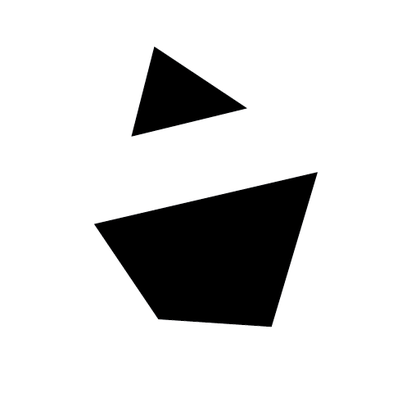
%> input picture Lab 3/matlab/shapes.png, 420 x 420 px, shrunk from 513 x 513 before the run
$ octave --eval "main;"   (GNU Octave 9; MATLAB toolbox functions it lacks are replaced by stand-ins)
%> lines starting %> are read from the running program, lines starting %| are printed output that depends on the picture; in (x1, y1, x2, y2) boxes, pixels count from 0 and x2, y2 are one past the last pixel; in counts of white or black regions, pixels touching at a corner belong together; the program's own positions count from 1
### Lab 3/matlab/gD.m
%% Gaussian Derivatives
function result = gD(image, sigma, xorder, yorder)
    % An appropriate grid size would be 3 times sigma.
    radius = round(3*sigma);
    x = -radius:radius;
    g = Gauss1(sigma);
    dx = -x .* g ./ sigma^2;
    dxx = ((x .^2 ./ sigma^4) - (1/sigma^2)) .* g;
    if xorder == 0
        image = imfilter(image, g, 'conv', 'replicate');
    end
    if xorder == 1
        image = imfilter(image, dx, 'conv', 'replicate');
    end
    if xorder == 2
        image = imfilter(image, dxx, 'conv', 'replicate');
    end
    if yorder == 0
        image = imfilter(image, g', 'conv', 'replicate');
    end
    if yorder == 1
        image = imfilter(image, dx', 'conv', 'replicate');
    end
    if yorder == 2
        image = imfilter(image, dxx', 'conv', 'replicate');
    end
    result = image;
end

### Lab 3/matlab/canny.m
%% Canny Edge Detector
function e = canny(image, sigma)
    Fx = gD(image, sigma, 1, 0);
    Fy = gD(image, sigma, 0, 1);
    Fxx = gD(image, sigma, 2, 0);
    Fxy = gD(image, sigma, 1, 1);
    Fyy = gD(image, sigma, 0, 2);
    Fw = sqrt(Fx .^2 + Fy .^2);
    cannys = zeros(size(image));
    Fww = ((Fx.^2 .* Fxx + Fy.^2 .* Fyy + 2 .* Fxy .* Fx .* Fy) ./ (Fx .^2 + Fy.^2));
    Fw2Fww = Fw .^2 .* Fww;
    Fww = Fw2Fww;
    for i = 2:length(image(:,1))-1
        for j = 2:length(image(1,:))-1
            % check if there is a sign change in Fww and  Fw is
            % signifanctly larger then 0
            if ((Fww(i-1,j) < 0) && (Fww(i+1,j) > 0) && Fw(i,j) > 0.08) ||...
               ((Fww(i-1,j) > 0 && Fww(i+1,j) < 0)&& Fw(i,j) > 0.08) || ...
               ((Fww(i,j-1) > 0 && Fww(i,j+1) < 0)&& Fw(i,j) > 0.08) || ...
               ((Fww(i,j-1) < 0 && Fww(i,j+1) > 0)&& Fw(i,j) > 0.08) || ...
               ((Fww(i-1,j-1) < 0 && Fww(i+1,j+1) > 0)&& Fw(i,j) > 0.08) || ...
               ((Fww(i-1,j-1) > 0 && Fww(i+1,j+1) < 0)&& Fw(i,j) > 0.08) || ...
               ((Fww(i+1,j-1) > 0 && Fww(i-1,j+1) < 0)&& Fw(i,j) > 0.08) || ...
               ((Fww(i+1,j-1) < 0 && Fww(i-1,j+1) > 0)&& Fw(i,j) > 0.08)
                   cannys(i,j) = Fw(i, j);
            end
        end
    end
    e = cannys;
end

### Lab 3/matlab/hough.m
% Calculate Hough transform
function accumulator = hough(im, Thresh, nrho, ntheta, method)

    if method == 0 % own implementation
        points = canny(im, 0.7);
    end
    if method == 1 % built-in implementation
        points = edge(im, 'Canny', Thresh);
    end

    accumulator = zeros(nrho, ntheta);
    [y, x] = find(points);
    rows = size(im, 1);
    cols = size(im, 2);

    rhomax = sqrt(rows^2 + cols^2);
    drho = 2 * rhomax / (nrho-1);
    dtheta = pi / ntheta;
    thetas = [0:dtheta:(pi-dtheta)];

    for i = [x';y']
        for theta = thetas
            rho = i(1) * sin(theta) - i(2) * cos(theta);
            rhoindex = round(rho/drho + nrho/2);
            thetaindex = round(theta/dtheta +1);
            accumulator(rhoindex, thetaindex) =...
                accumulator(rhoindex, thetaindex) + 1;
        end
    end

end

### Lab 3/matlab/houghlines.m
function [points] = houghlines(im, h, thresh)

    rows = size(im, 1);
    cols = size(im, 2);
    nrho = size(h, 1);
    ntheta = size(h, 2);
    rhomax = sqrt(rows^2 + cols^2);
    % Old peak finding method using bwlabel
    %peaks = ((h / max(max(h))) > thresh) .* h;
    %[bwl, nregions] = bwlabel(peaks);

    % Dilated image peak finding
    local_max = (h/max(max(h)) > thresh) & (imdilate(h, strel('disk',8)) == h);
    [max_row, max_col] = find(local_max);

    points = zeros(length(max_row), 2);
    % For every peak find the corresponding rho and theta
    for n = 1:length(max_row)
        % Old peak finding using bwlabel
        %mask = bwl == n;
        %region = mask .* h;
        %[rho, theta] = max(max(region));
        points(n, 1) = (max_col(n)*pi)/ntheta;
        points(n, 2) = (max_row(n)*2*rhomax)/nrho - rhomax;
    end

    % Plot lines loop
    for i = 1:length(points)
        [x1, y1, x2, y2] = thetarho2endpoints(points(i,1), points(i,2), 500, 500);
        plot([x1, x2], [y1, y2]);
    end

    for i= 1:size(rho,2)
    [x1,y1,x2,y2] = thetarho2endpoints(theta(i),rho(i),rows,cols);
    XX(1:2,i) = [x1;x2];
    YY(1:2,i) = [y1;y2];
end
% Combine the endpoints in XXYY
XXYY = [XX;YY];
imshow(im,[]);
Lines = [];

% Get the edge points again
[y,x] = find(EdgeIm);
points = [x,y];

lines=[];
for i = 1:size(XXYY,2)
%  Used to plot all the lines
   line(XXYY(1:2,i),XXYY(3:4,i));
   % The homogeneous coordinates of both points
   XYline1(1:3,i) = [XXYY(1,i);XXYY(3,i);1];
   XYline2(1:3,i) = [XXYY(2,i);XXYY(4,i);1];
   % Cross product to find the corresponding line
   c = cross(XYline1(1:3,i),XYline2(1:3,i));
   % Normalize the line
   c = c/sqrt(c(1)^2 + c(2)^2);
   % Add found line to existing Lines
   Lines = [Lines, c];
   % Get the Points of Line per line
   PoL = points_of_line(points, c,1);
   % And try to fit a line through these points
   LTP = line_through_points(PoL);
   % Add those lines to lines
   lines = [lines,LTP];

   % Used to plot all found points by points_of_line
   for j = 1:size(PoL)
        im(magic(5));
        hold on;
        plot(PoL(j,1), PoL(j, 2),'r.','MarkerSize',10);
        hold off;
   end

end
end

### Lab 3/matlab/thetarho2endpoints.m
% Draw the lines
function [x1, y1, x2, y2] = thetarho2endpoints(theta, rho, rows, cols)

    % If line is close to horizontal
    x1 = 0;
    y1 = -rho / cos(theta);
    x2 = cols;
    y2 = (x2 * sin(theta)-rho) / cos(theta);

    % If line is close to vertical
    if y2-y1 > rows
        y1 = 0;
        x1 = rho / sin(theta);
        y2 = rows;
        x2 = (y2 * cos(theta)+rho) / sin(theta);
    end
end

### Lab 3/matlab/Gauss1.m
%% 1D Gaussian Kernel
function G = Gauss1(sigma)
    % An appropriate grid size would be 3 times sigma.
    radius = round(3*sigma);
    x = -radius:radius;
    G = exp(-(x .* x) ./ (2*sigma^2));
    G = G ./ (sqrt(2*pi) * sigma);
    G = (1 / sum(G(:))) * G;
end

### Lab 3/matlab/main.m
%% Exercise 3
% Philip Bouman (10668667) and Thomas Groot(10658017)

function main()
    close all
    path = '../attachments/';
    image = rgb2gray(im2double(imread(strcat(path, 'shapes.png'))));
%> image: size 420x420 double; min 0, max 1, mean 0.852
    %image = rgb2gray(im2double(imread(strcat(path, 'billboard.png'))));
    %image = rgb2gray(im2double(imread(strcat(path, 'box.png'))));

    %% Question 2

    % canny edge detector from lab 2
	e1 = canny(image, 0.7);
%> in gD, `image = imfilter(image, dx, 'conv', 'replicate');`:
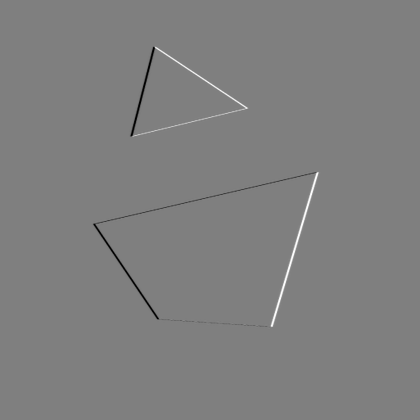
%> image: size 420x420 double; min -0.458, max 0.458, mean -1.43e-20; drawn with min black and max white
%> call 3 of gD, with sigma = 0.7, xorder = 2, yorder = 0
%> in gD (call 3), `image = imfilter(image, dxx, 'conv', 'replicate');`:
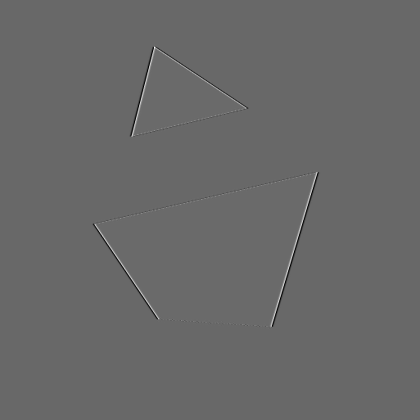
%> image: size 420x420 double; min -0.527, max 0.734, mean -0.00778; drawn with min black and max white
%> in canny, `Fww = ((Fx.^2 .* Fxx + Fy.^2 .* Fyy + 2 .* Fxy .* Fx .* Fy) ./ (Fx .^2..`:
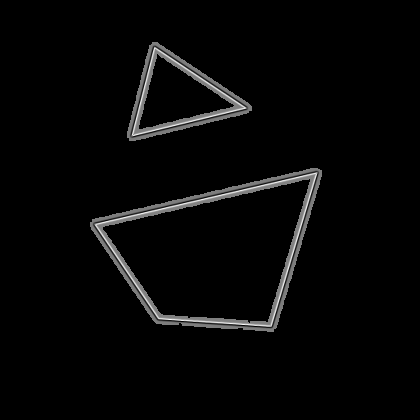
%> Fww: size 420x420 double; 94.68% of the values are NaN or infinite; the others: min -0.543, max 0.537, mean -0.00608; drawn with min black, max white, NaN and infinite black

    % built in canny edge detector
	e2 = edge(image,'Canny');
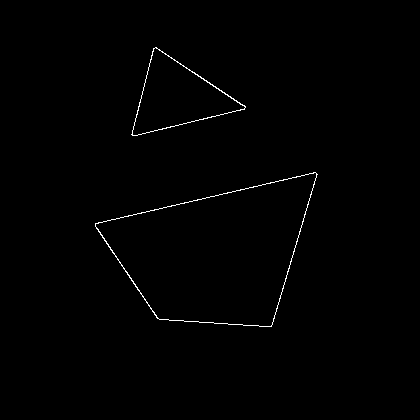
%> e2: size 420x420 logical; 0.58% white in thin lines or dots, all inside (x1, y1, x2, y2) = (95, 47, 318, 327)

    acc1 = hough(image, [-0.9,0.9],200, 200, 0);
%> in hough, `[y, x] = find(points);`: y = 2319 values from 47 to 328; x = 2319 values from 95 to 318
%> the loop in hough, `for i = [x';y']` made 2319 passes
%> i on passes 1 to 3: [95; 224], [95; 225], [95; 226]
%> after the loop in hough, `for i = [x';y']`:
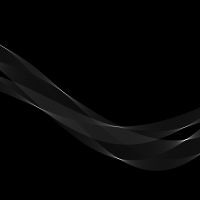
%> accumulator: size 200x200 double; min 0, max 562, mean 11.6; drawn with min black and max white
    acc2 = hough(image, [-0.9,0.9],300, 300, 1);
%> the loop in hough (call 2), `for i = [x';y']` made 1018 passes
%> i on passes 1 to 3: [96; 224], [96; 225], [96; 226]

    figure;
	subplot(2,2,1);
	imshow(e1);
    title('Canny edge detector Lab 2');
	subplot(2,2,2);
	imshow(e2);
    title('Built-in Canny edge detector');
    subplot(2,2,3);
    imshow(acc1, []);
    title('Hough, using Canny Lab 2');
    subplot(2,2,4);
    imshow(acc2, []);
    title('Hough, using built-in Canny');

    %% Question 3

    imshow(image);
    hold on
    coords = houghlines(image, acc2, 0.4);
%> in houghlines, `local_max = (h/max(max(h)) > thresh) & (imdilate(h, strel('disk',8)) =..`:
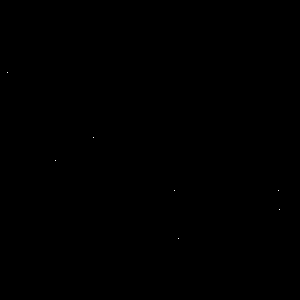
%> local_max: size 300x300 logical; 0.01% white in thin lines or dots, all inside (x1, y1, x2, y2) = (7, 72, 280, 239)
%> in houghlines, `[max_row, max_col] = find(local_max);`: max_row = [73; 161; 138; 191; 239; 191; 210]; max_col = [8; 56; 94; 175; 179; 279; 280]
%> the loop in houghlines, `for n = 1:length(max_row)` made 7 passes
%> after the loop in houghlines, `for n = 1:length(max_row)`: points = [0.0838 -304.9; 0.586 43.56; 0.984 -47.52; 1.83 162.4; 1.87 352.4; 2.92 162.4; 2.93 237.6]
%> the loop in houghlines, `for i = 1:length(points)` made 7 passes
%> (x1, y1, x2, y2) on passes 1 to 7: (0, 306, 500, 348), (0, -52.3, 500, 279.9), (-57.05, 0, 275.1, 500), (0, 627.3, 500, -1238.7), (0, 1178.5, 500, -417), (0, 166.4, 500, 54.59), (0, 242.9, 500, 136.6)
%> after the loop in houghlines, `for i = 1:length(points)`:
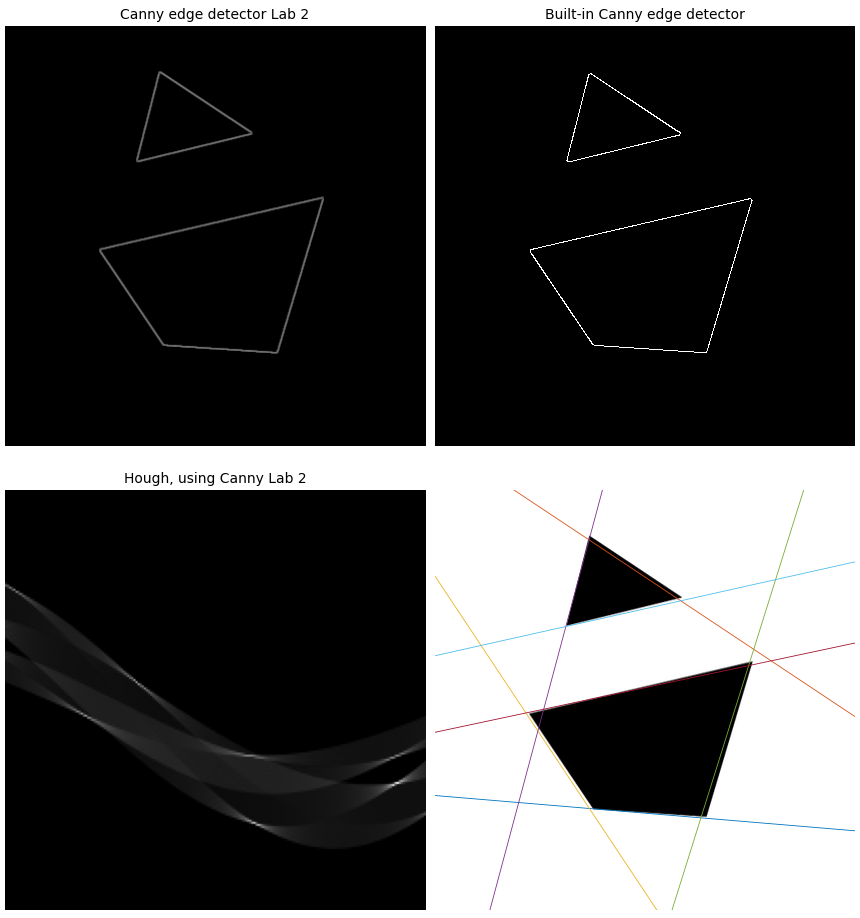
%> figure redrawn from the program's plot data, 4 panels
%> the run ends on the next line
    hold off

    %% Question 5

    % Restructure results of find
    [x,y] = find(e1);
    edge_points = [x,y];
    % Loop over end points
    hold on
    for i = 1:length(coords)
        % Get the cross product of the two end point vectors
        cross_vector = cross([coords(i,1),coords(i,2),1], [coords(i,3),coords(i,4),1]);
        norm_cross_prod = cross_vector/norm(cross_vector);
        % Calculate the line points
        line_points = points_of_line(edge_points, norm_cross_prod, 1);
        % Least square fit of line points
        line = line_through_points(line_points);
        plot(line)
    end
    hold off
    %% Question 6

    image = rgb2gray(im2double(imread(strcat(path, 'box.png'))));
    acc2 = hough(image, [-0.9,0.9],300, 300, 1);

    % show original image
    imshow(image);
    hold on
    coords = houghlines(image, acc2, 0.4);
    hold off
end
